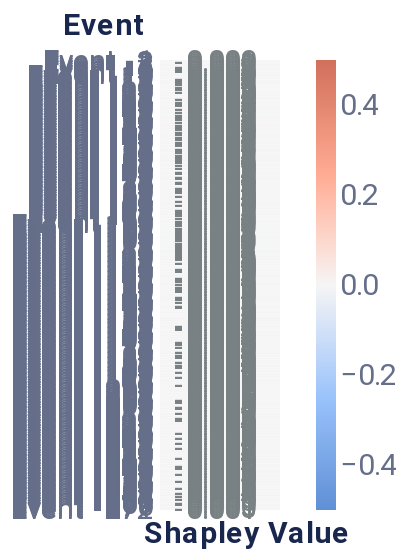

Notebook code cell kept with this figure:
### Code cell
from timeshap.explainer import local_event
from timeshap.plot import plot_event_heatmap
pruning_idx = 0

event_dict = {'rs': 42, 'nsamples': 32000}
event_data = local_event(f, random_sequence, event_dict, entity_uuid=None, entity_col=None, baseline=average_event, pruned_idx=pruning_idx)
event_plot = plot_event_heatmap(event_data)
event_plot

### Figure 1 — Vega-Lite specification as saved in the notebook (floating-point values rounded to 4 significant figures; data arrays with more than 128 entries replaced by an {"elided": "..."} marker saying what was removed)
{"config": {"axis": {"domain": true, "domainColor": "#666F89", "grid": false, "gridCap": "round", "gridColor": "#B3B7C4", "gridDash": [2, 4], "gridWidth": 0.5, "labelColor": "#666F89", "labelFont": "Roboto, Arial, sans-serif", "labelPadding": 2, "tickColor": "#666F89", "tickOpacity": 0.5, "tickSize": 4, "titleColor": "#19274E", "titleFont": "Roboto, Arial, sans-serif", "titleFontSize": 12}, "axisBand": {"domain": true, "labelPadding": 4, "ticks": false}, "axisY": {"domain": false, "titleAlign": "left", "titleAngle": 0, "titleX": -20, "titleY": -10}, "legend": {"labelColor": "#666F89", "labelFont": "Roboto, Arial, sans-serif", "labelFontSize": 12, "symbolSize": 40, "titleColor": "#19274E", "titleFont": "Roboto, Arial, sans-serif", "titleFontSize": 12, "titlePadding": 4}, "arc": {"stroke": "#FFFFFF", "strokeWidth": 1}, "bar": {"fill": "#2770EB", "stroke": null}, "line": {"stroke": "#2770EB", "strokeWidth": 2}, "path": {"stroke": "#2770EB", "strokeWidth": 0.5}, "point": {"fill": "#2770EB", "shape": "circle", "filled": true}, "rect": {"fill": "#2770EB"}, "rule": {"stroke": "#666F89"}, "shape": {"stroke": "#2770EB"}, "text": {"color": "#19274E", "font": "Roboto, Arial, sans-serif", "fontSize": 12}, "range": {"category": ["#2770EB", "#77B98A", "#DA5252", "#FFC400", "#A87AEA", "#00A39E", "#19274E"], "diverging": ["#006360", "#2BB3AE", "#96D9D7", "#FFFFFF", "#EDAAAA", "#DA5252", "#811D1D"], "heatmap": ["#18448F", "#1B4EA5", "#2770EB", "#4C88EE", "#82ACF3", "#A6C4F7", "#E9F1FD"], "ramp": ["#18448F", "#1B4EA5", "#2770EB", "#4C88EE", "#82ACF3", "#A6C4F7", "#E9F1FD"]}, "background": "#FFFFFF", "group": {"fill": "#FFFFFF"}, "header": {"labelColor": "#19274E", "labelFont": "Roboto, Arial, sans-serif", "labelFontSize": 12, "titleColor": "#19274E", "titleFont": "Roboto, Arial, sans-serif", "titleFontSize": 16}, "title": {"anchor": "start", "color": "#19274E", "font": "Roboto, Arial, sans-serif", "fontSize": 20, "fontWeight": "bold", "offset": 20, "subtitleColor": "#19274E", "subtitleFontSize": 16}, "view": {"continuousHeight": 300, "continuousWidth": 400, "stroke": "transparent"}}, "layer": [{"mark": "rect", "encoding": {"color": {"field": "rounded", "legend": {"gradientLength": 225, "gradientThickness": 10, "labelFontSize": 15, "orient": "right"}, "scale": {"domain": [-0.5, 0.5], "range": ["#5f8fd6", "#99c3fb", "#f5f5f5", "#ffaa92", "#d16f5b"]}, "title": null, "type": "quantitative"}, "x": {"axis": {"title": "Shapley Value", "titleFontSize": 15}, "field": "column", "type": "ordinal"}, "y": {"axis": {"domain": false, "labelFontSize": 15, "title": "Event", "titleFontSize": 15, "titleX": -49}, "field": "Feature", "sort": {"elided": "272 str values"}, "type": "ordinal"}}}, {"mark": {"type": "text", "align": "right", "baseline": "middle", "color": "#798184", "dx": 18, "fontSize": 15}, "encoding": {"text": {"field": "rounded_str", "type": "nominal"}, "x": {"axis": {"domain": false, "labels": false, "title": "Shapley Value", "titleX": 43}, "field": "column", "type": "ordinal"}, "y": {"axis": {"domain": false, "labelFontSize": 15, "title": "Event", "titleFontSize": 15, "titleX": -49}, "field": "Feature", "sort": {"elided": "272 str values"}, "type": "ordinal"}}}], "data": {"name": "data-25660f10b0228c0cc8a1ba9f2a69dd28"}, "height": 225, "width": 60, "$schema": "https://vega.github.io/schema/vega-lite/v4.17.0.json", "datasets": {"data-25660f10b0228c0cc8a1ba9f2a69dd28": {"elided": "272 records"}}}
